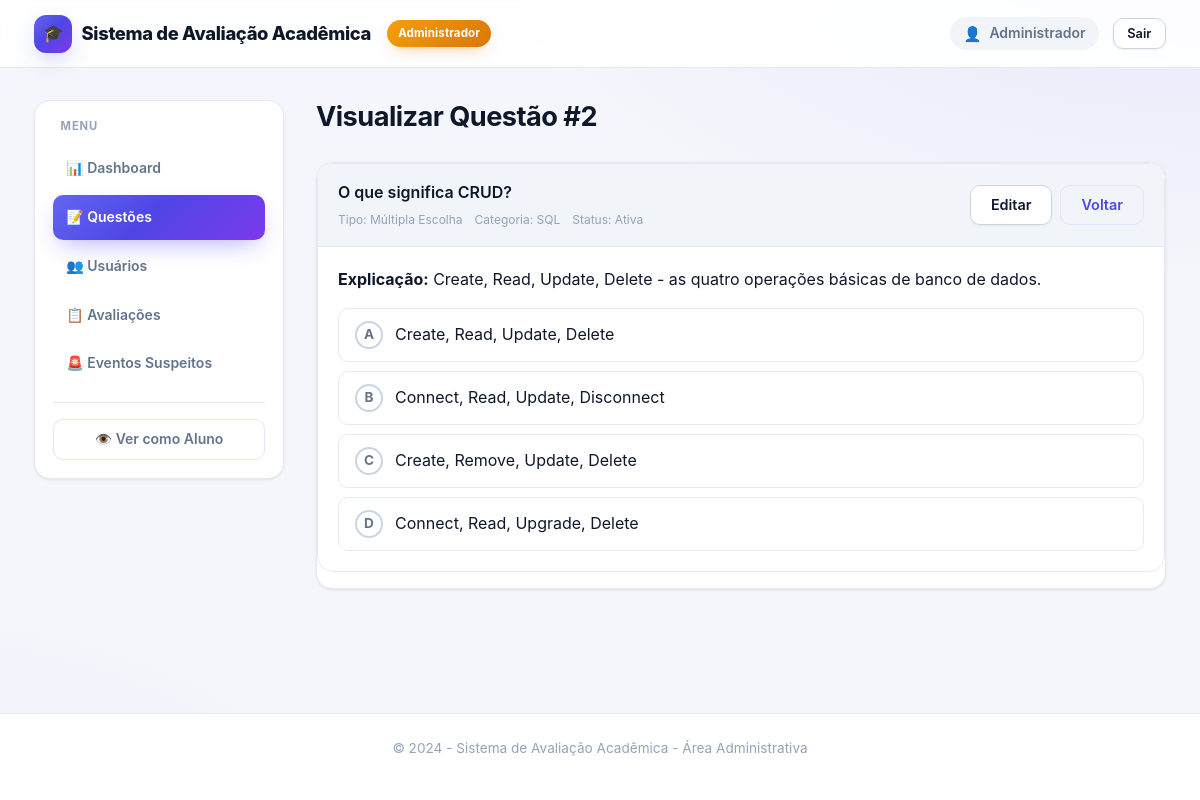
The page /admin/questoes.php?acao=ver&id=2 (signed in) on the database its author committed.
### tables this page shows
CREATE TABLE IF NOT EXISTS questoes (
    id INT AUTO_INCREMENT PRIMARY KEY,
    enunciado TEXT NOT NULL,
    tipo ENUM('multipla_escolha', 'verdadeiro_falso', 'dissertativa') NOT NULL DEFAULT 'multipla_escolha',
    categoria VARCHAR(100) NOT NULL,
    explicacao TEXT NULL,
    ativa TINYINT(1) NOT NULL DEFAULT 1,
    created_at TIMESTAMP DEFAULT CURRENT_TIMESTAMP,
    updated_at TIMESTAMP DEFAULT CURRENT_TIMESTAMP ON UPDATE CURRENT_TIMESTAMP
);

CREATE TABLE IF NOT EXISTS alternativas (
    id INT AUTO_INCREMENT PRIMARY KEY,
    questao_id INT NOT NULL,
    texto TEXT NOT NULL,
    correta TINYINT(1) NOT NULL DEFAULT 0,
    ordem INT NOT NULL DEFAULT 0,
    created_at TIMESTAMP DEFAULT CURRENT_TIMESTAMP,
    FOREIGN KEY (questao_id) REFERENCES questoes(id) ON DELETE CASCADE
);

### includes/config.php (called while the page is built, shortened)
<?php
function versaoEstatico(string $caminhoRelativo): string
{
    $caminho = __DIR__ . '/../' . ltrim($caminhoRelativo, '/');
    $mtime = is_file($caminho) ? filemtime($caminho) : false;
    return (string)($mtime ?: 1);
}
function e(string $dado): string
{
    return htmlspecialchars($dado, ENT_QUOTES, 'UTF-8');
}

### includes/functions.php (called while the page is built, shortened)
<?php
require_once __DIR__ . '/config.php';
function obterQuestaoComAlternativas(int $questaoId): array|false
{
    try {
        $pdo = getDbConnection();
        $stmt = $pdo->prepare("SELECT * FROM questoes WHERE id = ? AND ativa = 1");
        $stmt->execute([$questaoId]);
        $questao = $stmt->fetch();
        $stmtAlt = $pdo->prepare("SELECT id, texto, ordem FROM alternativas WHERE questao_id = ? ORDER BY ordem");
        $stmtAlt->execute([$questaoId]);
        $questao['alternativas'] = $stmtAlt->fetchAll();
        return $questao;
    } catch (Exception $e) {
        error_log("Erro ao obter questão: " . $e->getMessage());
        return false;
    }
}
function rotuloTipoQuestao(string $tipo): array
{
    $rotulos = [
        'multipla_escolha' => ['Múltipla Escolha', 'badge-info'],
        'verdadeiro_falso' => ['Verdadeiro/Falso', 'badge-warning'],
        'dissertativa' => ['Dissertativa', 'badge-primary'],
    ];
    return $rotulos[$tipo] ?? [$tipo, 'badge-secondary'];
}

### admin/questoes.php (the view, shortened to what this page needs)
<?php
require_once __DIR__ . '/../includes/config.php';
require_once __DIR__ . '/../includes/functions.php';
$acao = $_GET['acao'] ?? 'listar';
$questaoId = (int)($_GET['id'] ?? 0);
$mensagem = '';
$erro = '';
$questaoEditar = null;
if (($acao === 'editar' || $acao === 'ver') && $questaoId > 0) {
    $questaoEditar = obterQuestaoComAlternativas($questaoId);
}
$questoes = [];
?>
<!DOCTYPE html>
<html lang="pt-BR">
<head>
    <link rel="stylesheet" href="/avaliacao web/assets/css/style.css?v=<?= versaoEstatico('assets/css/style.css') ?>">
    <link rel="stylesheet" href="/avaliacao web/assets/css/admin.css?v=<?= versaoEstatico('assets/css/admin.css') ?>">
</head>
<body class="admin-page">
    <header class="admin-header">
        <div class="container header-content">
            <h1><?= e(APP_NAME) ?></h1>
            <span class="badge admin-badge">Administrador</span>
            <div class="user-info">
                <span class="user-name"><?= e($_SESSION['usuario_nome']) ?></span>
                <a href="/avaliacao web/logout.php" class="btn btn-secondary btn-sm">Sair</a>
            </div>
        </div>
    </header>
    <div class="admin-container container">
        <aside class="admin-sidebar">
            <nav class="admin-nav">
                <h3>Menu</h3>
                <ul>
                    <li><a href="/avaliacao web/admin/dashboard.php">📊 Dashboard</a></li>
                    <li><a href="/avaliacao web/admin/questoes.php" class="active">📝 Questões</a></li>
                    <li><a href="/avaliacao web/admin/usuarios.php">👥 Usuários</a></li>
                    <li><a href="/avaliacao web/admin/avaliacoes.php">📋 Avaliações</a></li>
                    <li><a href="/avaliacao web/admin/eventos.php">🚨 Eventos Suspeitos</a></li>
                </ul>
                <hr style="margin: 1rem 0; border-color: var(--border-color);">
                <li><a href="/avaliacao web/dashboard.php" class="btn btn-outline">👁️ Ver como Aluno</a></li>
            </nav>
        </aside>
        <main class="admin-main">
            <?php if ($acao === 'listar'): ?>
                <div class="admin-header-title">
                    <h2>Gerenciar Questões</h2>
                    <p>Cadastre, edite e exclua questões da avaliação</p>
                </div>
                <?php if ($mensagem): ?><div class="alert alert-success"><?= e($mensagem) ?></div><?php endif; ?>
                <?php if ($erro): ?><div class="alert alert-error"><?= e($erro) ?></div><?php endif; ?>
                <div class="admin-section">
                    <div class="section-header">
                        <h3>Questões Cadastradas (<?= count($questoes) ?>)</h3>
                        <a href="/avaliacao web/admin/questoes.php?acao=novo" class="btn btn-primary">➕ Nova Questão</a>
                    </div>
                    <div class="table-responsive">
                        <table class="admin-table">
                            <thead>
                                <tr>
                                    <th>ID</th>
                                    <th>Enunciado</th>
                                    <th>Tipo</th>
                                    <th>Categoria</th>
                                    <th>Alternativas</th>
                                    <th>Status</th>
                                    <th>Ações</th>
                                </tr>
                            </thead>
                            <tbody>
                                <?php foreach ($questoes as $q): ?>
                                    <tr>
                                        <td><?= $q['id'] ?></td>
                                        <td style="max-width: 300px;">
                                            <div style="display: -webkit-box; -webkit-line-clamp: 2; -webkit-box-orient: vertical; overflow: hidden;">
                                                <?= e(mb_substr($q['enunciado'], 0, 120)) ?><?= mb_strlen($q['enunciado']) > 120 ? '...' : '' ?>
                                            </div>
                                        </td>
                                        <?php [$rotuloTipo, $classeTipo] = rotuloTipoQuestao($q['tipo']); ?>
                                        <td>
                                            <span class="badge <?= $classeTipo ?>"><?= e($rotuloTipo) ?></span>
                                        </td>
                                        <td><?= e($q['categoria']) ?></td>
                                        <td>
                                            <?php if ($q['tipo'] === 'dissertativa'): ?>
                                                —
                                            <?php else: ?>
                                                <?= $q['total_alts'] ?> (<?= $q['corretas'] ?> correta<?= $q['corretas'] !== 1 ? 's' : '' ?>)
                                            <?php endif; ?>
                                        </td>
                                        <td>
                                            <span class="badge <?= $q['ativa'] ? 'badge-success' : 'badge-secondary' ?>">
                                                <?= $q['ativa'] ? 'Ativa' : 'Inativa' ?>
                                            </span>
                                        </td>
                                        <td>
                                            <a href="/avaliacao web/admin/questoes.php?acao=ver&id=<?= $q['id'] ?>" class="btn btn-sm btn-outline" title="Ver">👁️</a>
                                            <a href="/avaliacao web/admin/questoes.php?acao=editar&id=<?= $q['id'] ?>" class="btn btn-sm btn-secondary" title="Editar">✏️</a>
                                            <a href="/avaliacao web/admin/questoes.php?acao=excluir&id=<?= $q['id'] ?>&confirm=1"
                                               class="btn btn-sm btn-danger"
                                               onclick="return confirm('Tem certeza que deseja excluir esta questão?')"
                                               title="Excluir">🗑️</a>
                                        </td>
                                    </tr>
                                <?php endforeach; ?>
                                <?php if (empty($questoes)): ?>
                                    <tr><td colspan="7" class="text-center">Nenhuma questão cadastrada</td></tr>
                                <?php endif; ?>
                            </tbody>
                        </table>
                    </div>
                </div>
            <?php elseif ($acao === 'ver' && $questaoEditar): ?>
                <div class="admin-header-title">
                    <h2>Visualizar Questão #<?= $questaoEditar['id'] ?></h2>
                </div>
                <div class="admin-section">
                    <div class="questao-item">
                        <div class="questao-header">
                            <div class="questao-info">
                                <p class="questao-enunciado"><?= e($questaoEditar['enunciado']) ?></p>
                                <div class="questao-meta">
                                    <span>Tipo: <?= e(rotuloTipoQuestao($questaoEditar['tipo'])[0]) ?></span>
                                    <span>Categoria: <?= e($questaoEditar['categoria']) ?></span>
                                    <span>Status: <?= $questaoEditar['ativa'] ? 'Ativa' : 'Inativa' ?></span>
                                </div>
                            </div>
                            <div class="questao-actions">
                                <a href="/avaliacao web/admin/questoes.php?acao=editar&id=<?= $questaoEditar['id'] ?>" class="btn btn-secondary">Editar</a>
                                <a href="/avaliacao web/admin/questoes.php" class="btn btn-outline">Voltar</a>
                            </div>
                        </div>
                        <div class="questao-body">
                            <?php if (!empty($questaoEditar['explicacao'])): ?>
                                <p><strong>Explicação:</strong> <?= e($questaoEditar['explicacao']) ?></p>
                            <?php endif; ?>
                            <?php if ($questaoEditar['tipo'] === 'dissertativa'): ?>
                                <p style="color: var(--text-secondary); font-size: 0.9rem;">
                                    Questão dissertativa — o aluno responde por texto e a correção é manual.
                                </p>
                            <?php else: ?>
                                <div class="alternativas-list">
                                    <?php foreach ($questaoEditar['alternativas'] as $i => $alt): ?>
                                        <div class="alternativa-item <?= $alt['correta'] ? 'correta' : '' ?>">
                                            <span class="alternativa-letra-admin"><?= chr(65 + $i) ?></span>
                                            <span class="alternativa-texto-admin"><?= e($alt['texto']) ?></span>
                                        </div>
                                    <?php endforeach; ?>
                                </div>
                            <?php endif; ?>
                        </div>
                    </div>
                </div>
            <?php endif; ?>
        </main>
    </div>
    <footer class="main-footer">
        <div class="container">
            <p>&copy; 2024 - Sistema de Avaliação Acadêmica - Área Administrativa</p>
        </div>
    </footer>
</body>
</html>

### assets/css/admin.css (style rules this page uses)
.admin-container { padding-top: 2rem; padding-bottom: 3rem; display: grid; grid-template-columns: 250px 1fr; gap: 2rem; align-items: start; }
.admin-sidebar { position: sticky; top: calc(var(--header-height) + 1.5rem); height: fit-content; background: var(--bg-secondary); border: 1px solid var(--border-color); border-radius: var(--border-radius-lg); padding: 1.1rem; box-shadow: var(--shadow-sm); }
.admin-nav h3 { font-size: 0.7rem; text-transform: uppercase; letter-spacing: 0.08em; color: var(--text-muted); margin: 0 0 0.85rem; padding: 0 0.5rem; }
.admin-nav ul { list-style: none; display: flex; flex-direction: column; gap: 0.25rem; }
.admin-nav a { display: flex; align-items: center; gap: 0.75rem; padding: 0.7rem 0.85rem; border-radius: var(--border-radius); color: var(--text-secondary); font-weight: 600; font-size: 0.875rem; transition: all var(--transition); }
.admin-nav a.active { background: var(--primary-gradient); color: #fff; box-shadow: var(--shadow-primary); }
.admin-nav hr { margin: 1rem 0 !important; border: none; border-top: 1px solid var(--border-color); }
.admin-nav > li { list-style: none; margin-top: 0.5rem; }
.admin-nav > li a { justify-content: center; width: 100%; }
.admin-main { min-width: 0; }
.admin-header-title { margin-bottom: 1.75rem; }
.admin-header-title h2 { font-size: 1.7rem; margin-bottom: 0.15rem; letter-spacing: -0.02em; }
.admin-section { background: var(--bg-secondary); border: 1px solid var(--border-color); border-radius: var(--border-radius-lg); margin-bottom: 1.5rem; overflow: hidden; box-shadow: var(--shadow-sm); }
.questao-item { border: 1px solid var(--border-color); border-radius: var(--border-radius-lg); margin-bottom: 1rem; overflow: hidden; background: var(--bg-secondary); }
.questao-item .questao-header { display: flex; align-items: center; justify-content: space-between; padding: 1rem 1.25rem; background: var(--bg-tertiary); border-bottom: 1px solid var(--border-color); flex-wrap: wrap; gap: 0.75rem; }
.questao-info { flex: 1; min-width: 200px; }
.questao-item .questao-enunciado { font-weight: 600; margin: 0 0 0.3rem; }
.questao-meta { display: flex; gap: 0.75rem; font-size: 0.75rem; color: var(--text-muted); flex-wrap: wrap; }
.questao-actions { display: flex; gap: 0.5rem; }
.questao-body { padding: 1.25rem; }
.alternativas-list { display: grid; gap: 0.55rem; }
.admin-page .alternativa-item, .admin-section .alternativa-item, .admin-form .alternativa-item { display: flex; align-items: center; gap: 0.75rem; padding: 0.75rem 1rem; background: var(--bg-secondary); border: 1px solid var(--border-color); border-radius: var(--border-radius); }
.alternativa-letra-admin { width: 28px; height: 28px; border: 2px solid var(--border-strong); border-radius: 50%; display: grid; place-items: center; font-weight: 700; font-size: 0.85rem; color: var(--text-secondary); flex-shrink: 0; }
.alternativa-texto-admin { flex: 1; }

### rows shown on the page
questoes: id "2", enunciado "O que significa CRUD?", tipo "Múltipla Escolha", categoria "SQL", explicacao "Create, Read, Update, Delete - as quatro operações básicas de banco de dados."
alternativas: i "A", texto "Create, Read, Update, Delete"
alternativas: i "B", texto "Connect, Read, Update, Disconnect"
alternativas: i "C", texto "Create, Remove, Update, Delete"
alternativas: i "D", texto "Connect, Read, Upgrade, Delete"

### other values the page prints
APP_NAME "Sistema de Avaliação Acadêmica"
$_SESSION['usuario_nome'] "Administrador"
